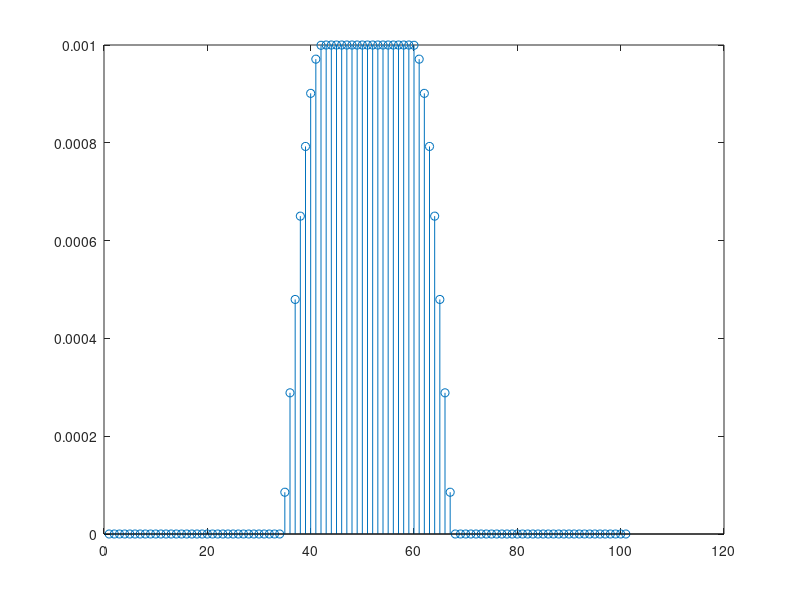
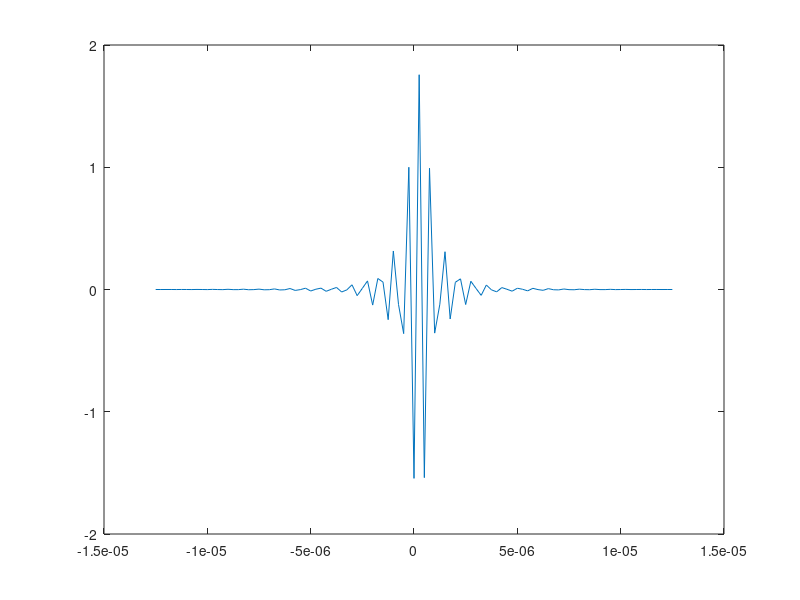

These charts were generated, in order, by the following MATLAB code:
%function  result_t = nyquist(taps, beta)
clear all; close all;
taps = 101;
beta = 0.3;
f_samp = 4e6;
f_symb = 1e6;
T = 1/f_symb;
result = zeros(1, taps);
stepo = 1 / taps * f_samp;
highf = stepo * (taps - 1)/2;
f = linspace(-highf, highf, taps);
lcorner = (1 - beta) / (2 * T);
rcorner = (1 + beta) / (2 * T);
for i = 1:1:taps
	if (abs(f(i)) < lcorner)
		result(i) = sqrt(T);
	elseif (abs(f(i)) > rcorner)
		result(i) = 0;
    else
        result(i) = sqrt(T / 2 * (1 + cos(pi * T / beta * (abs(f(i)) - lcorner))));
    end 
end
figure;
stem(result)
result_t = ifft(result);
result_t = [result_t((taps/2)+0.5:end) result_t(1:(taps/2)-0.5)];
result_t = result_t./result_t((taps/2)-0.5);
figure;
t = (-(taps - 1) / 2 : (taps - 1) / 2)./f_samp;
plot(t,result_t)

